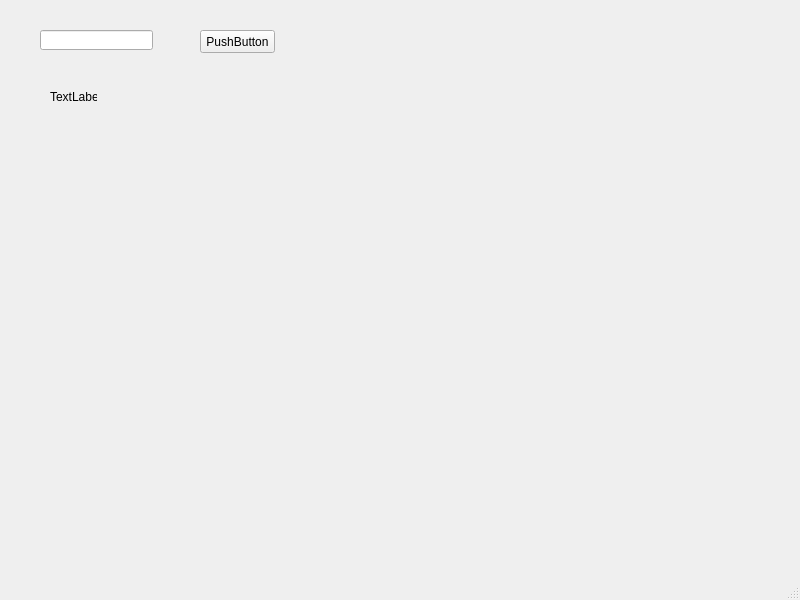
<?xml version="1.0" encoding="UTF-8"?>
<ui version="4.0">
 <class>MainWindow</class>
 <widget class="QMainWindow" name="MainWindow">
  <property name="geometry">
   <rect>
    <x>0</x>
    <y>0</y>
    <width>800</width>
    <height>600</height>
   </rect>
  </property>
  <property name="windowTitle">
   <string>MainWindow</string>
  </property>
  <widget class="QWidget" name="centralwidget">
   <widget class="QLineEdit" name="lineEdit">
    <property name="geometry">
     <rect>
      <x>40</x>
      <y>30</y>
      <width>113</width>
      <height>20</height>
     </rect>
    </property>
   </widget>
   <widget class="QLabel" name="label">
    <property name="geometry">
     <rect>
      <x>50</x>
      <y>90</y>
      <width>47</width>
      <height>13</height>
     </rect>
    </property>
    <property name="text">
     <string>TextLabel</string>
    </property>
   </widget>
   <widget class="QPushButton" name="pushButton">
    <property name="geometry">
     <rect>
      <x>200</x>
      <y>30</y>
      <width>75</width>
      <height>23</height>
     </rect>
    </property>
    <property name="text">
     <string>PushButton</string>
    </property>
   </widget>
  </widget>
  <widget class="QMenuBar" name="menubar">
   <property name="geometry">
    <rect>
     <x>0</x>
     <y>0</y>
     <width>800</width>
     <height>21</height>
    </rect>
   </property>
  </widget>
  <widget class="QStatusBar" name="statusbar"/>
 </widget>
 <resources/>
 <connections/>
</ui>
